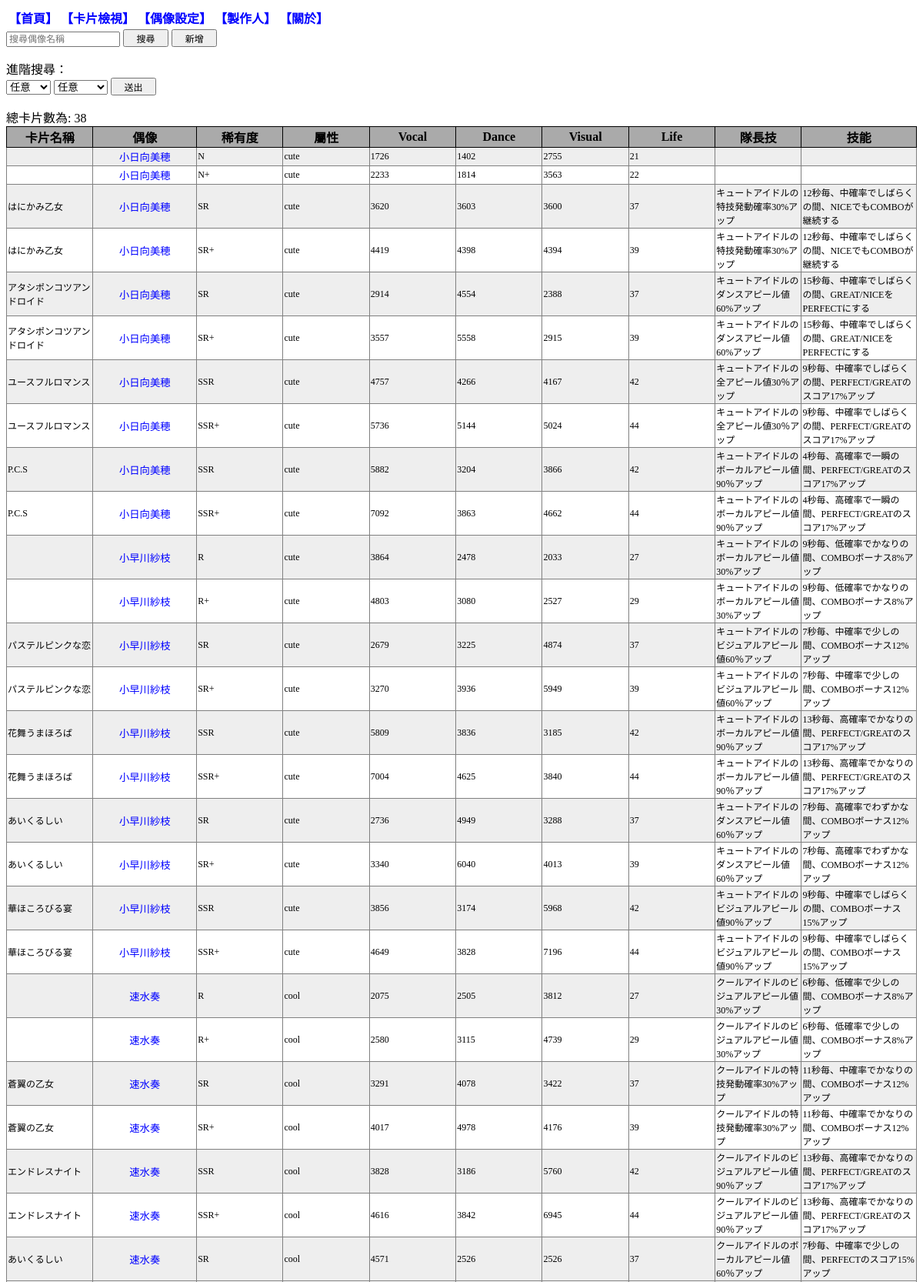
The app's page /IdolCard.php (upper part) with its own data.
### tables this page shows
CREATE TABLE `idolability` (
  `CID` int(6) NOT NULL,
  `VOCAL` int(5) NOT NULL,
  `DANCE` int(5) NOT NULL,
  `VISUAL` int(5) NOT NULL,
  `LIFE` int(2) NOT NULL,
  `Leader` varchar(255) DEFAULT NULL,
  `Skill` varchar(255) DEFAULT NULL
);

CREATE TABLE `idolcard` (
  `CID` int(6) NOT NULL,
  `CardName` varchar(255) NOT NULL,
  `IdolName` varchar(255) NOT NULL DEFAULT 'NOT NULL',
  `Type` varchar(10) NOT NULL DEFAULT 'NOT NULL',
  `Rarity` varchar(10) NOT NULL DEFAULT 'NOT NULL'
);

### IdolCard.php (the view, shortened to what this page needs)
<?php include("com/db.php") ?>
<html>
<head>
    <?php include("com/head.php") ?>
</head>
<body>
    <?php include("com/menu.php"); ?>
    <div class = "Search">
    <form method = "post" action = "IdolCard.php">
        <input type = "text" name = "searchTarget"
            placeholder = "搜尋偶像名稱" value = "<?php if (isset($_POST["searchTarget"])) echo $_POST["searchTarget"]; ?>">
        <input type = "submit" value = "搜尋">
        <a href = "IdolCard_add.php"><input type = "button" value = "新增"></a>
    </form>
    進階搜尋：
    <form method = "post" action = "IdolCard.php">
        <select name = "SearchRarity">
            <option value = "%">任意</option>
        </select>
        <select name = "SearchType">
            <option value = "%">任意</option>
        </select>
        <input type = "submit" value = "送出">
    </form>
    </div>
	<div>
		總卡片數為:
		<?php
			$sql = "SELECT COUNT(*) FROM idolCard";
			if ($result = mysqli_query($db, $sql)) {
				$rowcount = mysqli_fetch_row($result);
				echo $rowcount[0];
			}
		?>
	</div>
    <form id = "Form" method = "POST" action = "IdolSetting.php">
    <?php
        $OrderBy = "";
        if ($OrderBy == "") $OrderBy = "CID";
        $ADSC = "ASC";
     ?>
    <table class = "IdolCardTable">
        <tr>
            <th onclick = "changeSort('CardName');">卡片名稱</th>
            <th onclick = "changeSort('IdolName');">偶像</th>
            <th onclick = "changeSort('Rarity');">稀有度</th>
            <th onclick = "changeSort('Type');">屬性</th>
            <th onclick = "changeSort('Vocal');">Vocal</th>
            <th onclick = "changeSort('Dance');">Dance</th>
            <th onclick = "changeSort('Visual');">Visual</th>
            <th onclick = "changeSort('Life');">Life</th>
            <th onclick = "changeSort('Leader');">隊長技</th>
            <th onclick = "changeSort('Skill');">技能</th>
        </tr>
        <?php
            if (isset($_POST["searchTargetExa"])) {
                $sql = "SELECT * FROM idolability NATURAL JOIN idolcard WHERE IdolName = ? ORDER BY ";
                $searchTarget = $_POST["searchTargetExa"];
            } else if (isset($_POST["searchTarget"])) {
                $sql = "SELECT * FROM idolability NATURAL JOIN idolcard WHERE IdolName LIKE ? ORDER BY ";
                $searchTarget = "%".$_POST["searchTarget"]."%";
            } else if (isset($_POST["SearchRarity"])) {
                $SearchRarity = $_POST["SearchRarity"];
                $SearchType = $_POST["SearchType"];
                $sql = "SELECT * FROM idolability NATURAL JOIN idolcard WHERE CID IN (SELECT CID FROM idolcard WHERE Rarity LIKE ? AND Type LIKE ?) ORDER BY ";
            } else
                $sql = "SELECT * FROM idolability NATURAL JOIN idolcard ORDER BY ";
            $sql = $sql.$OrderBy." ".$ADSC;
            if ($stmt = $db->prepare($sql)) {
                $stmt->execute();
                $stmt->bind_result($CID, $Vocal, $Dance, $Visual, $Life, $Leader, $Skill, $CardName, $IdolName, $Type, $Rarity);
                while ($stmt->fetch()) {
                    ?>
                    <tr>
                        <td><?php echo $CardName; ?></td>
                        <td>
                            <input type = "submit" name = "searchTargetExa" value = "<?php echo $IdolName; ?>">
                        </td>
                        <td><?php echo $Rarity; ?></td>
                        <td><?php echo $Type; ?></td>
                        <td><?php echo $Vocal; ?></td>
                        <td><?php echo $Dance; ?></td>
                        <td><?php echo $Visual; ?></td>
                        <td><?php echo $Life; ?></td>
                        <td><?php echo $Leader; ?></td>
                        <td><?php echo $Skill; ?></td>
                    </tr>
                    <?php
                }
            } else {
                echo $db->error;
            }
        ?>
    </table>
    </form>
</body>
</html>

### css/style.css (style rules this page uses)
body { font-family: consolas, 微軟正黑體; }
a { text-decoration: none; }
a:link, :visited { color: blue; text-decoration: none; }
.Search { width: 50%; }
.Search input { font-size: 12px; }
.Search input[type = "text"] { width: 25%; }
.Search input[type = "button"], input[type = "submit"] { width: 10%; }
.IdolCardTable { border-collapse: collapse; }
.IdolCardTable th { border: 1px solid black; background: #aaa; width: 5%; }
.IdolCardTable td { border: 1px solid gray; font-size: 12px; }
.IdolCardTable tr:nth-child(even) { background-color: #eee; }
.IdolCardTable tr:nth-child(odd) { background-color: #fff; }
.IdolCardTable input[type=submit] { width: 100%; background: none; outline: none; border: none; color: blue; text-decoration: none; }

### records on screen
idolability: searchTargetExa "小日向美穂", CID.Rarity "N", CID.Type "cute", VOCAL "1726", DANCE "1402", VISUAL "2755", LIFE "21"
idolability: searchTargetExa "小日向美穂", CID.Rarity "N+", CID.Type "cute", VOCAL "2233", DANCE "1814", VISUAL "3563", LIFE "22"
idolability: CID.CardName "はにかみ乙女", searchTargetExa "小日向美穂", CID.Rarity "SR", CID.Type "cute", VOCAL "3620", DANCE "3603", VISUAL "3600", LIFE "37", Leader "キュートアイドルの特技発動確率30%アップ", Skill "12秒毎、中確率でしばらくの間、NICEでもCOMBOが継続する"
idolability: CID.CardName "はにかみ乙女", searchTargetExa "小日向美穂", CID.Rarity "SR+", CID.Type "cute", VOCAL "4419", DANCE "4398", VISUAL "4394", LIFE "39", Leader "キュートアイドルの特技発動確率30%アップ", Skill "12秒毎、中確率でしばらくの間、NICEでもCOMBOが継続する"
idolability: CID.CardName "アタシポンコツアンドロイド", searchTargetExa "小日向美穂", CID.Rarity "SR", CID.Type "cute", VOCAL "2914", DANCE "4554", VISUAL "2388", LIFE "37", Leader "キュートアイドルのダンスアピール値60%アップ", Skill "15秒毎、中確率でしばらくの間、GREAT/NICEをPERFECTにする"
idolability: CID.CardName "アタシポンコツアンドロイド", searchTargetExa "小日向美穂", CID.Rarity "SR+", CID.Type "cute", VOCAL "3557", DANCE "5558", VISUAL "2915", LIFE "39", Leader "キュートアイドルのダンスアピール値60%アップ", Skill "15秒毎、中確率でしばらくの間、GREAT/NICEをPERFECTにする"
idolability: CID.CardName "ユースフルロマンス", searchTargetExa "小日向美穂", CID.Rarity "SSR", CID.Type "cute", VOCAL "4757", DANCE "4266", VISUAL "4167", LIFE "42", Leader "キュートアイドルの全アピール値30％アップ", Skill "9秒毎、中確率でしばらくの間、PERFECT/GREATのスコア17%アップ"
idolability: CID.CardName "ユースフルロマンス", searchTargetExa "小日向美穂", CID.Rarity "SSR+", CID.Type "cute", VOCAL "5736", DANCE "5144", VISUAL "5024", LIFE "44", Leader "キュートアイドルの全アピール値30％アップ", Skill "9秒毎、中確率でしばらくの間、PERFECT/GREATのスコア17%アップ"
idolability: CID.CardName "P.C.S", searchTargetExa "小日向美穂", CID.Rarity "SSR", CID.Type "cute", VOCAL "5882", DANCE "3204", VISUAL "3866", LIFE "42", Leader "キュートアイドルのボーカルアピール値90％アップ", Skill "4秒毎、高確率で一瞬の間、PERFECT/GREATのスコア17%アップ"
idolability: CID.CardName "P.C.S", searchTargetExa "小日向美穂", CID.Rarity "SSR+", CID.Type "cute", VOCAL "7092", DANCE "3863", VISUAL "4662", LIFE "44", Leader "キュートアイドルのボーカルアピール値90％アップ", Skill "4秒毎、高確率で一瞬の間、PERFECT/GREATのスコア17%アップ"
idolability: searchTargetExa "小早川紗枝", CID.Rarity "R", CID.Type "cute", VOCAL "3864", DANCE "2478", VISUAL "2033", LIFE "27", Leader "キュートアイドルのボーカルアピール値30%アップ", Skill "9秒毎、低確率でかなりの間、COMBOボーナス8%アップ"
idolability: searchTargetExa "小早川紗枝", CID.Rarity "R+", CID.Type "cute", VOCAL "4803", DANCE "3080", VISUAL "2527", LIFE "29", Leader "キュートアイドルのボーカルアピール値30%アップ", Skill "9秒毎、低確率でかなりの間、COMBOボーナス8%アップ"
idolability: CID.CardName "パステルピンクな恋", searchTargetExa "小早川紗枝", CID.Rarity "SR", CID.Type "cute", VOCAL "2679", DANCE "3225", VISUAL "4874", LIFE "37", Leader "キュートアイドルのビジュアルアピール値60％アップ", Skill "7秒毎、中確率で少しの間、COMBOボーナス12%アップ"
idolability: CID.CardName "パステルピンクな恋", searchTargetExa "小早川紗枝", CID.Rarity "SR+", CID.Type "cute", VOCAL "3270", DANCE "3936", VISUAL "5949", LIFE "39", Leader "キュートアイドルのビジュアルアピール値60％アップ", Skill "7秒毎、中確率で少しの間、COMBOボーナス12%アップ"
idolability: CID.CardName "花舞うまほろば", searchTargetExa "小早川紗枝", CID.Rarity "SSR", CID.Type "cute", VOCAL "5809", DANCE "3836", VISUAL "3185", LIFE "42", Leader "キュートアイドルのボーカルアピール値90％アップ", Skill "13秒毎、高確率でかなりの間、PERFECT/GREATのスコア17%アップ"
idolability: CID.CardName "花舞うまほろば", searchTargetExa "小早川紗枝", CID.Rarity "SSR+", CID.Type "cute", VOCAL "7004", DANCE "4625", VISUAL "3840", LIFE "44", Leader "キュートアイドルのボーカルアピール値90％アップ", Skill "13秒毎、高確率でかなりの間、PERFECT/GREATのスコア17%アップ"
idolability: CID.CardName "あいくるしい", searchTargetExa "小早川紗枝", CID.Rarity "SR", CID.Type "cute", VOCAL "2736", DANCE "4949", VISUAL "3288", LIFE "37", Leader "キュートアイドルのダンスアピール値60％アップ", Skill "7秒毎、高確率でわずかな間、COMBOボーナス12%アップ"
idolability: CID.CardName "あいくるしい", searchTargetExa "小早川紗枝", CID.Rarity "SR+", CID.Type "cute", VOCAL "3340", DANCE "6040", VISUAL "4013", LIFE "39", Leader "キュートアイドルのダンスアピール値60％アップ", Skill "7秒毎、高確率でわずかな間、COMBOボーナス12%アップ"
idolability: CID.CardName "華ほころびる宴", searchTargetExa "小早川紗枝", CID.Rarity "SSR", CID.Type "cute", VOCAL "3856", DANCE "3174", VISUAL "5968", LIFE "42", Leader "キュートアイドルのビジュアルアピール値90％アップ", Skill "9秒毎、中確率でしばらくの間、COMBOボーナス15%アップ"
idolability: CID.CardName "華ほころびる宴", searchTargetExa "小早川紗枝", CID.Rarity "SSR+", CID.Type "cute", VOCAL "4649", DANCE "3828", VISUAL "7196", LIFE "44", Leader "キュートアイドルのビジュアルアピール値90％アップ", Skill "9秒毎、中確率でしばらくの間、COMBOボーナス15%アップ"
idolability: searchTargetExa "速水奏", CID.Rarity "R", CID.Type "cool", VOCAL "2075", DANCE "2505", VISUAL "3812", LIFE "27", Leader "クールアイドルのビジュアルアピール値30%アップ", Skill "6秒毎、低確率で少しの間、COMBOボーナス8%アップ"
idolability: searchTargetExa "速水奏", CID.Rarity "R+", CID.Type "cool", VOCAL "2580", DANCE "3115", VISUAL "4739", LIFE "29", Leader "クールアイドルのビジュアルアピール値30%アップ", Skill "6秒毎、低確率で少しの間、COMBOボーナス8%アップ"
idolability: CID.CardName "蒼翼の乙女", searchTargetExa "速水奏", CID.Rarity "SR", CID.Type "cool", VOCAL "3291", DANCE "4078", VISUAL "3422", LIFE "37", Leader "クールアイドルの特技発動確率30%アップ", Skill "11秒毎、中確率でかなりの間、COMBOボーナス12%アップ"
idolability: CID.CardName "蒼翼の乙女", searchTargetExa "速水奏", CID.Rarity "SR+", CID.Type "cool", VOCAL "4017", DANCE "4978", VISUAL "4176", LIFE "39", Leader "クールアイドルの特技発動確率30%アップ", Skill "11秒毎、中確率でかなりの間、COMBOボーナス12%アップ"
idolability: CID.CardName "エンドレスナイト", searchTargetExa "速水奏", CID.Rarity "SSR", CID.Type "cool", VOCAL "3828", DANCE "3186", VISUAL "5760", LIFE "42", Leader "クールアイドルのビジュアルアピール値90％アップ", Skill "13秒毎、高確率でかなりの間、PERFECT/GREATのスコア17%アップ"
idolability: CID.CardName "エンドレスナイト", searchTargetExa "速水奏", CID.Rarity "SSR+", CID.Type "cool", VOCAL "4616", DANCE "3842", VISUAL "6945", LIFE "44", Leader "クールアイドルのビジュアルアピール値90％アップ", Skill "13秒毎、高確率でかなりの間、PERFECT/GREATのスコア17%アップ"
idolability: CID.CardName "あいくるしい", searchTargetExa "速水奏", CID.Rarity "SR", CID.Type "cool", VOCAL "4571", DANCE "2526", VISUAL "2526", LIFE "37", Leader "クールアイドルのボーカルアピール値60％アップ", Skill "7秒毎、中確率で少しの間、PERFECTのスコア15%アップ"

### other values on screen
$rowcount[0] "38"
